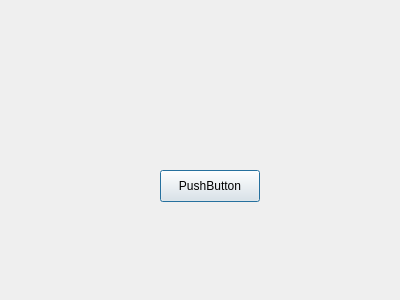
<?xml version="1.0" encoding="UTF-8"?>
<ui version="4.0">
 <class>Dialog</class>
 <widget class="QDialog" name="Dialog">
  <property name="geometry">
   <rect>
    <x>0</x>
    <y>0</y>
    <width>400</width>
    <height>300</height>
   </rect>
  </property>
  <property name="windowTitle">
   <string>Dialog</string>
  </property>
  <widget class="QPushButton" name="pushButton">
   <property name="geometry">
    <rect>
     <x>160</x>
     <y>170</y>
     <width>100</width>
     <height>32</height>
    </rect>
   </property>
   <property name="text">
    <string>PushButton</string>
   </property>
  </widget>
 </widget>
 <resources/>
 <connections/>
</ui>
